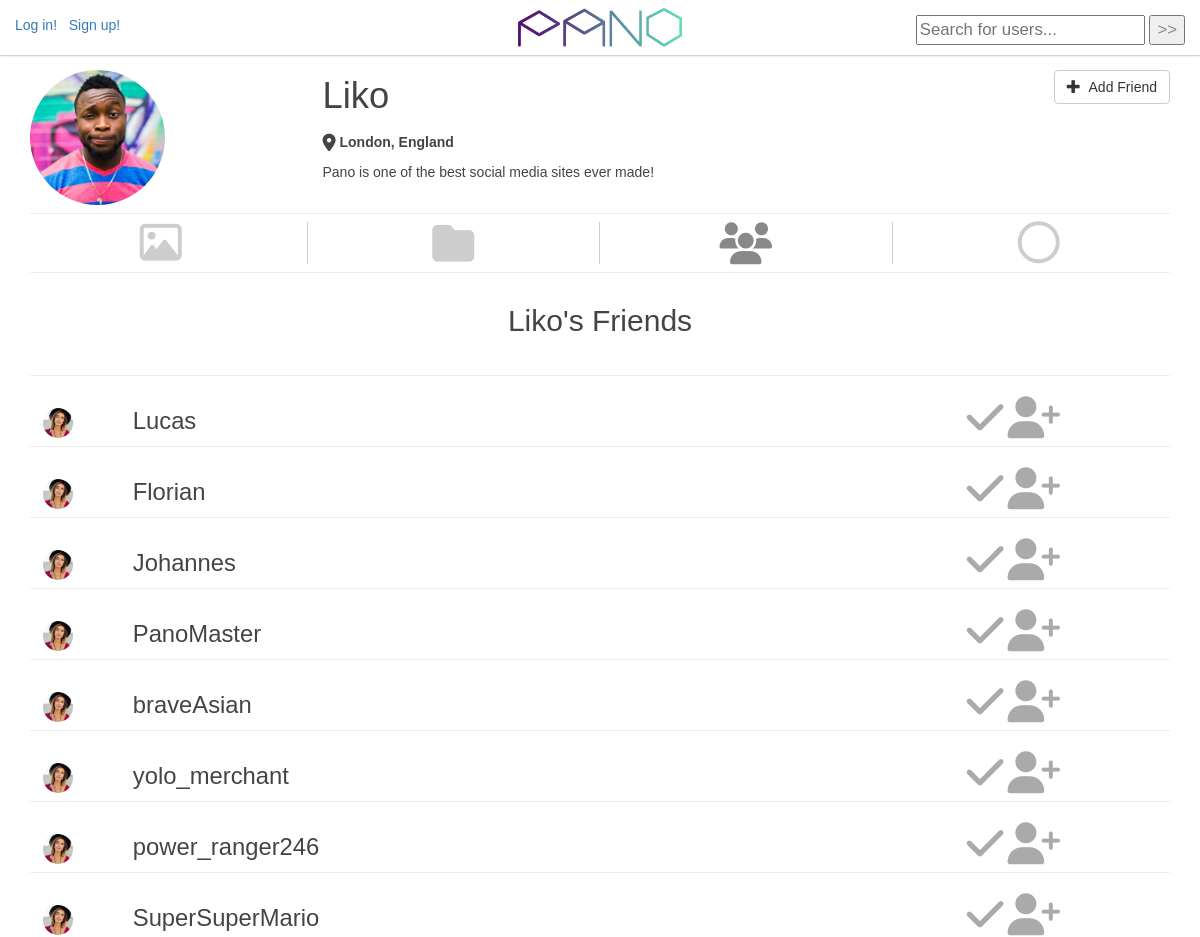
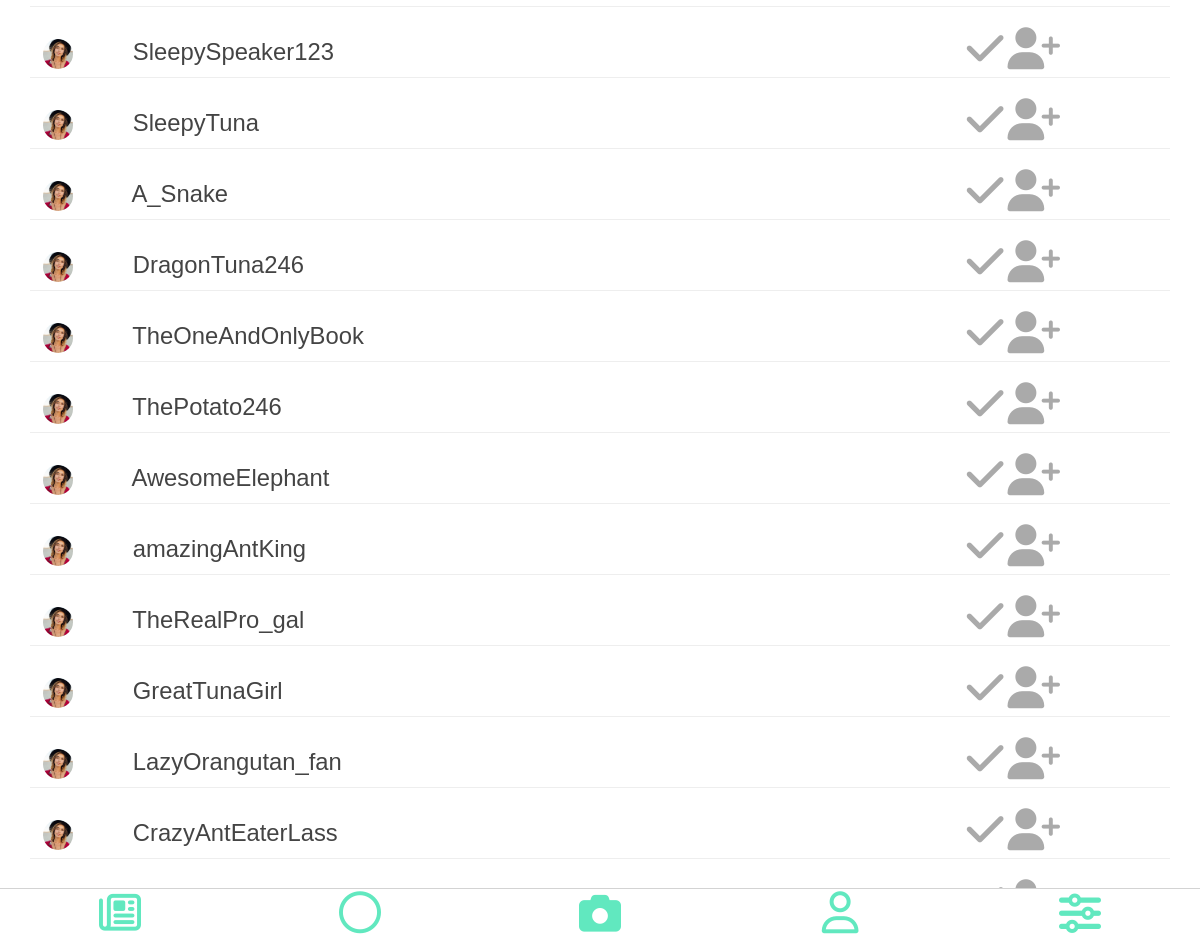
The page /profile-friends.php?id=Liko on the database its author committed (2 pictures, top to bottom).
### tables this page shows
CREATE TABLE `user` (
  `UserID` int(20) NOT NULL,
  `FirstName` varchar(30) NOT NULL,
  `LastName` varchar(30) NOT NULL,
  `UserName` varchar(30) NOT NULL,
  `EmailAddress` varchar(80) NOT NULL,
  `Password` char(64) NOT NULL,
  `Location` varchar(150) NOT NULL,
  `ShortDescrip` varchar(150) NOT NULL,
  `DateCreated` datetime NOT NULL DEFAULT CURRENT_TIMESTAMP,
  `SettingID` int(5) NOT NULL DEFAULT '3'
);

### includes/friends-list.php (the view)
<?php
class frienditem{
  private $friendName;
  private $friendLink;
  private $friendPictureID;
  private $isFriendOfUser;
  public function __construct($friendName, $friendLink, $friendPictureID,  $isFriendOfUser){
    $this->friendName =$friendName;
    $this->friendLink =$friendLink;
    $this->friendPictureID =$friendPictureID;
    $this->isFriendOfUser =$isFriendOfUser;
  }
  public function returnHTML(){
    $output = '<div class="row friend-content">
    <div class="col-md-6 col-xs-6 friend-name">
    <a href="'.SITE_ROOT.'/profile-info.php?id='.$this->friendLink.'">&nbsp;
    <img src="'.SITE_ROOT.'/images/profilepics/'.$this->friendPictureID.'.jpg" class="img-circle comment-picture" /> &nbsp; &nbsp; &nbsp; &nbsp; '.$this->friendName.'
    </a>
    </div>
    <div class="col col-md-6 col-xs-6 friending-icon">';
    if($this->isFriendOfUser){
      $output .= '
      <i  class="fa fa-3x fa-check friending-icon" ></i>
      </div>
      </div>
      <hr>';
    }else{
      $output .= '
      <a href="" class="" ng-click="isfriend'.$this->friendName.' = !isfriend'.$this->friendName.'"> <i  class="fa fa-3x fa-check friending-icon" ng-show="isfriend'.$this->friendName.'" ></i>
      <i  class="fa fa-3x fa-user-plus friending-icon" ng-hide="isfriend'.$this->friendName.'"></i>
      </a>
      </div>
      </div>
      <hr>';
    }
    return $output;
  }
}

### profile-friends.php (shortened to what this page needs)
<?php
require_once('includes/dbconnect.php');
$filename = basename(__FILE__, '.php');
if (isset($_GET['id'])) {
    $profileUserName = $_GET['id'];
    include('includes/profile-header.php');
}
?>
<!DOCTYPE html>
<html>
<head>
    <link rel="stylesheet" href="https://maxcdn.bootstrapcdn.com/bootstrap/3.3.7/css/bootstrap.min.css">
    <link rel="stylesheet" href="https://cdnjs.cloudflare.com/ajax/libs/animate.css/3.5.2/animate.min.css">
    <link rel="stylesheet" href="css/offset.css">
    <link rel="stylesheet" href="css/style.css">
</head>
<body ng-app="">
    <?php
        include('includes/header.php');
     ?>
    <main>
      <div class="content friends-content container">
        <h2><?= $profileUserName ?>'s Friends</h2>
        <br />
        <hr />
      <?php
        include('includes/friends-list.php');
        $query = ("SELECT
                    user.`UserName` AS UserName, user.`UserID` AS UserID
                    FROM friends LEFT JOIN user
                    ON user.`UserID` = friends.`UserID`
                    AND user.`UserID` != '$profileUserID'
                    WHERE friends.`FriendID` = '$profileUserID'");
        if ($result = mysqli_query($conn, $query)) {
            while ($row = mysqli_fetch_array($result)) {
                $isFriendOfUser = false;
                $friendName = $row['UserName'];
                $row = new frienditem($friendName, $friendName, '3', $isFriendOfUser);
                echo $row->returnHTML();
            }
        }
       ?>
      </div>
    </main>
    <?php
        include('includes/footer.php');
    ?>
</body>
</html>

### includes/profile-header.php (shortened to what this page needs)
<?php
    $query = "SELECT * FROM user WHERE UserName = '$profileUserName'";
    if ($result = mysqli_query($conn, $query)) {
        $count = mysqli_num_rows($result);
        $row = mysqli_fetch_array($result);
        if ($count == 1 ){
            $profilePictureID = 1;
            $profileUserID = $row['UserID'];
            $profileUserLocation = $row['Location'];
            $profileUserDescription = $row['ShortDescrip'];
        } else {
            header("Location: 404.php");
        }
    }
    $are_we_friends = false;
    if ($_SESSION['UserName'] != $profileUserName) {
        $query = "SELECT * FROM friends WHERE
                    UserID = '$profileUserID' AND FriendID = '{$_SESSION['UserID']}'";
        if ($result = mysqli_query($conn, $query)) {
            $count = mysqli_num_rows($result);
            if ($count == 1) {
                $are_we_friends = true;
            } else {
                $are_we_friends = false;
            }
        }
    }
 ?>
<div class="container profile-info">
    <div class="row ">
        <div class="col col-md-3 col-xs-3 profile-info-row">
            <img src="<?=SITE_ROOT?>/images/profilepics/<?=$profilePictureID?>.jpg" class="img-circle img-responsive profile-user-picture " />
        </div>
        <div class="col col-md-6  col-xs-6 container">
            <p class="profile-info-name">
                <?=$profileUserName?>
            </p>
            <p class="profile-info-location location"><i class="fa fa-map-marker fa-lg"></i>&nbsp;<?=$profileUserLocation?></p>
            <p class="profile-info-description"><?=$profileUserDescription?></p>
        </div>
        <div class="col col-md-3 col-xs-3 profile-info-row" id="<?=$profilePictureID?>">
            <?php if ($_SESSION['UserName'] == $profileUserName) : ?>
                <button type="button" class="btn btn-default pull-right edit-button"><span class="glyphicon glyphicon-pencil"></span>&nbsp;&nbsp;Edit Profile </button>
            <?php elseif ($are_we_friends) :?>
                <button type="button" class="btn btn-default pull-right"><span class="glyphicon glyphicon-minus"></span>&nbsp;&nbsp;Remove Friend </button>
            <?php else :?>
                <button type="button" class="btn btn-default pull-right"><span class="glyphicon glyphicon-plus"></span>&nbsp;&nbsp;Add Friend </button>
            <?php endif;?>
        </div>
    </div>
    <hr />
</div>
<div class="container profile-options">
    <div class="row">
        <div class="col-md-3 col-xs-3   lv-icons-unclicked border-right <?php echo ($filename == 'profile-info' ? 'lv-icons-clicked': '' )?>">
            <a href="<?=SITE_ROOT?>/profile-info.php?id=<?php echo $profileUserName;?>"> <i class="fa  fa-picture-o fa-3x"></i></a>
        </div>
        <div class="col-md-3  col-xs-3  lv-icons-unclicked  border-right <?php echo ($filename == 'profile-collections' ? 'lv-icons-clicked': '' )?>">
            <a href="<?=SITE_ROOT?>/profile-collections.php?id=<?php echo $profileUserName;?>"> <i class="fa fa-folder fa-3x"></i></a>
        </div>
        <div class="col-md-3  col-xs-3  lv-icons-unclicked  border-right <?php echo ($filename == 'profile-friends' ? 'lv-icons-clicked': '' )?>">
            <a href="<?=SITE_ROOT?>/profile-friends.php?id=<?php echo $profileUserName;?>"> <i class="fa fa-users fa-3x"></i></a>
        </div>
        <div class="col-md-3  col-xs-3 lv-icons-unclicked <?php echo ($filename == 'profile-circles' ? 'lv-icons-clicked': '' )?>">
            <a href="<?=SITE_ROOT?>/profile-circles.php?id=<?php echo $profileUserName;?>"> <i class="fa fa-circle-o fa-3x"></i></a>
        </div>
    </div>
    <hr />
</div>

### includes/header.php (shortened to what this page needs)
<div>
    <header>
        <nav class="navbar navbar-default navbar-fixed-top">
            <?php if (isset($_SESSION['UserName'])) : ?>
            <div class="pull-left navbar-text">
                <img class="comment-picture" src="http://lorempixel.com/40/40/people">
                <?=$_SESSION['UserName'];?>
            <?php else : ?>
            <div class="pull-left navbar-text">
                <a href="<?=SITE_ROOT?>/login.php">Log in!</a>
                <a href="<?=SITE_ROOT?>/signup.php">Sign up!</a>
            <?php endif;?>
            </div>
            <div class="pull-right navbar-text">
                <div class="search-box">
                    <form class="form-group" action="search.php?id=<?=$_SESSION['UserName'];?>" method="post">
                        <input type="text" name="search" placeholder="Search for users..." />
                        <input type="submit" value=">>" />
                    </form>
                </div>
            </div>
            <div class="container">
                <div class="logo center-center">
                    <a href="<?=SITE_ROOT?>/home.php"><img src="<?=SITE_ROOT?>/images/gradient-logo.png" class="png" id="homepagelogo"></a>
                </div>
            </div>
        </nav>
    </header>
</div>

### includes/footer.php
<footer>
  <nav class="navbar navbar-default navbar-fixed-bottom">
    <div class="container-fluid">
  <div class="row">
    <div class="col-md-15 col-xs-15   lv-icons ">
      <a href="<?=SITE_ROOT?>/home.php">     <i class="fa fa-newspaper-o fa-3x"></i></a>
    </div>
    <div class="col-md-15  col-xs-15  lv-icons">
        <a href="<?=SITE_ROOT?>/circles-overview.php">   <i class="fa fa-circle-thin fa-3x"></i></a>
    </div>
    <div class="col-md-15  col-xs-15  lv-icons">
        <a href="<?=SITE_ROOT?>/upload.php">   <i class="fa fa-camera fa-3x"></i></a>
    </div>
    <div class="col-md-15  col-xs-15 lv-icons">
        <a href="<?=SITE_ROOT?>/profile-info.php?id=<?php echo $_SESSION['UserName'];?>">   <i class="fa fa-user-o fa-3x"></i></a>
    </div>
    <div class="col-md-15  col-xs-15 lv-icons">
        <a href="<?=SITE_ROOT?>/settings.php"> <i class="fa fa-sliders fa-3x"></i></a>
    </div>
    </div>
  </div>
</nav>
</footer>

### css/style.css (style rules this page uses)
body { font-family: 'Lato-Light', sans-serif; font-variant: normal; font-weight: 100; color: white; text-align: center; }
.form-group { font-size: 1.2em; }
body { padding-top: 60px; padding-bottom: 70px; height: 100%; }
.center-center { position: absolute; top: 50%; left: 50%; transform: translateX(-50%) translateY(-50%); }
.content { text-align: center; }
.profile-info .profile-user-picture { max-height: 135px; width: auto; }
.comment-picture { height: 30px; width: auto; }
hr { color: #ccc; }
.navbar-fixed-top { background-color: white; border-bottom: thin solid lightgrey; box-shadow: 0px 0px 2px 0px lightgrey; }
.navbar-fixed-bottom { padding-top: 3px; background-color: white; border-top: thin solid lightgrey; box-shadow: 2px 0px 0px 0px lightgrey; }
.fa { color: color: #61e8bf; vertical-align: middle; }
.col-xs-15, .col-sm-15, .col-md-15, .col-lg-15 { position: relative; min-height: 1px; padding-right: 10px; padding-left: 10px; }
.col-xs-15 { width: 20%; float: left; }
@media (min-width: 992px) { .col-md-15 { width: 20%; float: left; } }
#homepagelogo { height: auto; width: 170px; }
.lv-icons a i { color: #61e8bf; }
.lv-icons-unclicked a i { color: #cdcdcd; }
.lv-icons-clicked a i { color: #888; }
hr { margin-top: 8px; margin-bottom: 8px; }
.location { font-weight: 600; }
.collections-content,.collections-content a, .friends-content, .friends-content a, .collection-content, .collection-content a, .circles-content, .circles-content a { text-align: center; color: #444; }
.profile-info { padding-top: 10px; color: #444; text-align: left; }
.border-right { border-right: 1px solid #ccc; }
.profile-info-name { font-size: 2.6em; }
.collections-content h2, .friends-content h2, .collection-content h2 { padding-top: 3px; }
.friend-name { text-align: left; font-size: 1.7em; }
.friending-icon { padding-top: 6px; text-align: right; color: #aaa; }
.search-box { float:right; color: #888; margin-bottom: -20px; }
.friend-name { text-align: left; margin-top: 20px; display: inline-block; }
@media (min-width: 1000px) { .friending-icon { right: 110px; } }

### rows shown on the page
user: Location "London, England", ShortDescrip "Pano is one of the best social media sites ever made!"
user: UserName "Lucas"
user: UserName "Florian"
user: UserName "Johannes"
user: UserName "PanoMaster"
user: UserName "braveAsian"
user: UserName "yolo_merchant"
user: UserName "power_ranger246"
user: UserName "SuperSuperMario"
user: UserName "SleepySpeaker123"
user: UserName "SleepyTuna"
user: UserName "A_Snake"
user: UserName "DragonTuna246"
user: UserName "TheOneAndOnlyBook"
user: UserName "ThePotato246"
user: UserName "AwesomeElephant"
user: UserName "amazingAntKing"
user: UserName "TheRealPro_gal"
user: UserName "GreatTunaGirl"
user: UserName "LazyOrangutan_fan"
user: UserName "CrazyAntEaterLass"

### other values the page prints
$profileUserName "Liko"
